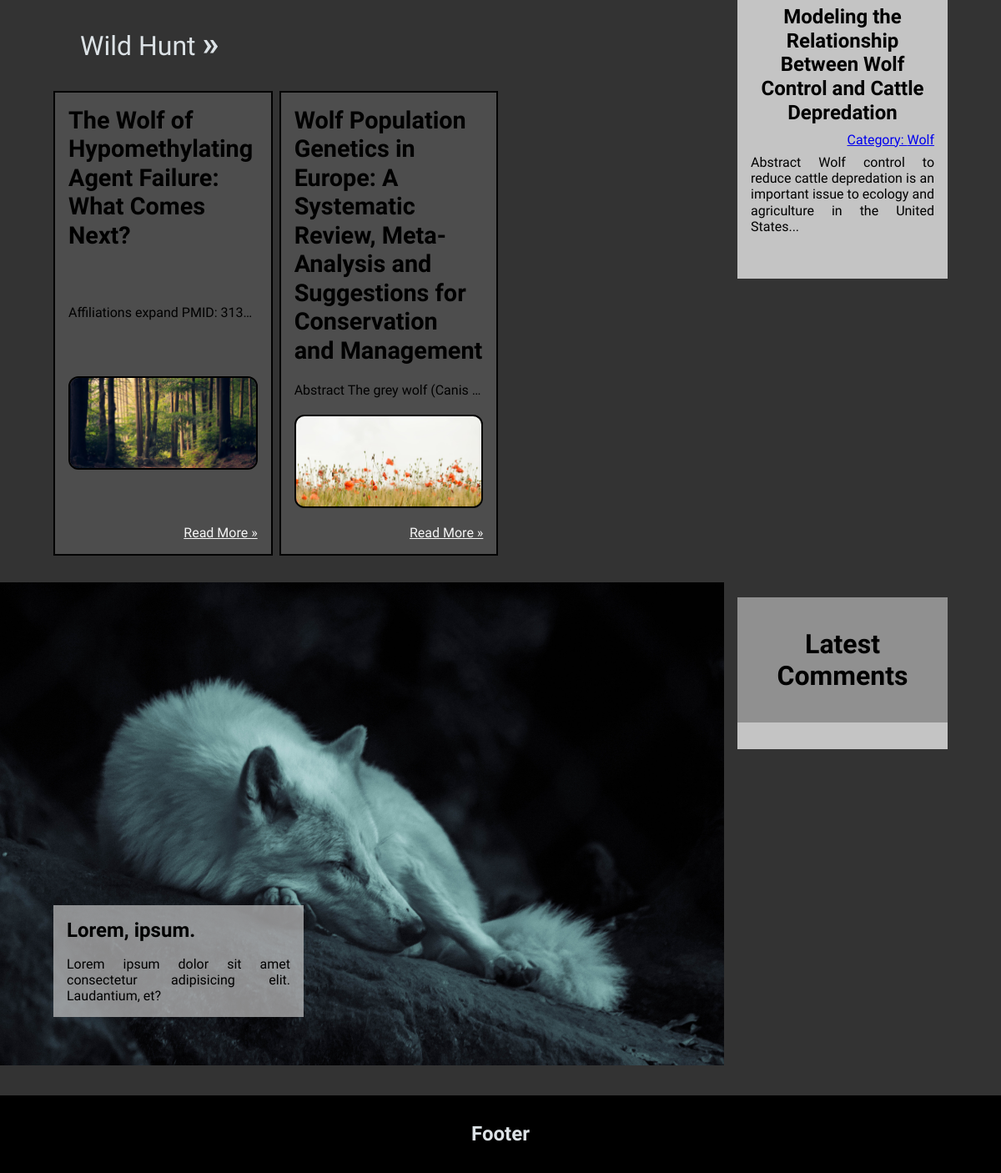
The app's page / (lower part), older data.
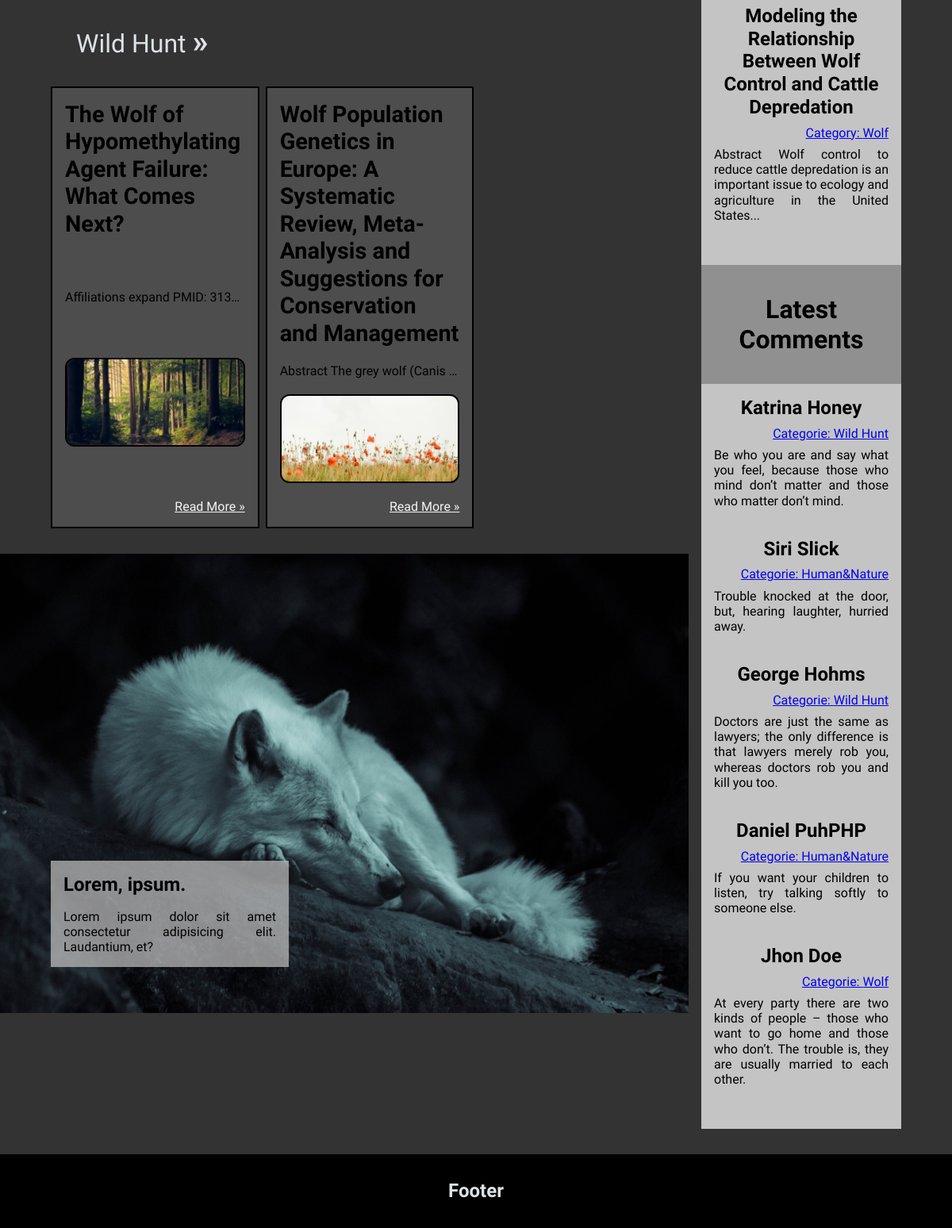
The same page, newer data.
### tables this page shows
CREATE TABLE `categories` (
  `id` int(11) NOT NULL,
  `name` varchar(350) NOT NULL
);

CREATE TABLE `articles` (
  `id` int(11) NOT NULL,
  `title` text DEFAULT NULL,
  `text` text DEFAULT NULL,
  `pubdate` timestamp NOT NULL DEFAULT current_timestamp(),
  `categorieID` int(11) NOT NULL,
  `views` int(11) NOT NULL DEFAULT 0,
  `img` text NOT NULL
);

CREATE TABLE `comments` (
  `id` int(11) NOT NULL,
  `articleID` int(11) NOT NULL,
  `author` varchar(100) DEFAULT NULL,
  `nickname` varchar(100) DEFAULT NULL,
  `comment` text DEFAULT NULL,
  `email` varchar(150) DEFAULT NULL,
  `pubdate` timestamp NOT NULL DEFAULT current_timestamp()
);

### includes/tagBox.php (called while the page is built, shortened)
<?php
$categories = mysqli_query($connection, "SELECT * FROM `categories`")
?>

### includes/tagCloud.php (called while the page is built, shortened)
<?php
$cater = mysqli_query($connection, "SELECT * FROM `categories`");
?>

### index.php (the view, shortened to what this page needs)
<?php
require "includes/config.php";
?>
<!DOCTYPE html>
<html lang="en">
<head>
  <link rel="stylesheet" href="css/main.min.css" />
</head>
<body>
  <?php include 'includes/tagBox.php' ?>
  <section class="main-content-wrapper">
    <main id="section1" class="main-content">
      <div class="main-left show-on-scroll">
        <div class="title">
          <a class="tagArt" href="pages/articles.php?categorie=3">
            <?php
            $cat = mysqli_query($connection, "SELECT * FROM `categories` WHERE `id`=3");
            $humanCat = mysqli_fetch_assoc($cat);
            echo $humanCat['name'];
            ?>
            <span> &#187;</span>
          </a>
        </div>
        <div class="articles-block">
          <?php
          $articles = mysqli_query($connection, "SELECT * FROM `articles` WHERE `categorieID`=3 ORDER BY `id` DESC LIMIT 3");
          while ($art = mysqli_fetch_assoc($articles)) {
          ?>
            <div class="article">
              <h2 class="idx-art-h2"><?php echo $art['title']; ?></h2>
              <p class="idx-art-para">
                <?php echo $art['text']; ?>
              </p>
              <img class="idx-art-img" src="media/articles/<?php echo $art['img']; ?>min.jpg" alt="" />
              <span><a href="pages/article.php?id=<?php echo $art['id']; ?>">Read More &#187;</a></span>
            </div>
          <?php } ?>
        </div>
        <div class="interesting-fact-wrapper">
          <img class="interesting-fact-img" src="media/gregoire-bertaud-wK_DZlAJJ_Q-unsplash.jpg" alt="" />
          <div class="interesting-fact-text">
            <h4>Lorem, ipsum.</h4>
            <p class="text">
              Lorem ipsum dolor sit amet consectetur adipisicing elit.
              Laudantium, et?
            </p>
          </div>
        </div>
      </div>
      <div class="main-right">
        <?php include 'includes/tagCloud.php'; ?>
        <div class="top-articles">
          <div class="articles-section">
            <?php
            $toparticles = mysqli_query($connection, "SELECT * FROM `articles` LIMIT 0, 5
            ");
            ?>
            <?php
            while ($topArt = mysqli_fetch_array($toparticles)) { ?>
              <div class="top-articles-article">
                <div class="name">
                  <h2><?php echo $topArt['title'] ?></h2>
                </div>
                <?php
                $art_cat = false;
                foreach ($categories as $cat) {
                  if ($cat['id'] == $topArt['categorieID']) {
                    $art_cat = $cat;
                    break;
                  }
                }
                ?>
                <div class="category"><a href="pages/article.php">Category: <?php echo $art_cat['name']; ?> </a></div>
                <div class="desc">
                  <?php
                  $content = $topArt['text'];
                  $dot = ".";
                  $position = stripos($content, $dot);
                  if ($position) {
                    $firstTwo = substr($content, 0, $position);
                    echo $firstTwo . "...";
                  } else {
                  }
                  ?>
                </div>
              </div>
            <?php
            };
            ?>
          </div>
        </div>
        <div class="top-articles">
          <div class="top-articles-header">
            <h2>Latest Comments</h2>
          </div>
          <div class="articles-section">
            <?php
            $comments = mysqli_query($connection, "SELECT * FROM `comments` ORDER BY `id` DESC LIMIT 5");
            while ($com = mysqli_fetch_assoc($comments)) {
            ?>
              <div class="top-articles-article">
                <div class="name">
                  <h2><?php echo $com['author'] . ' ' . $com['nickname']; ?></h2>
                </div>
                <?php
                $newArt = mysqli_query($connection, "SELECT * FROM `articles`");
                while ($Art = mysqli_fetch_assoc($newArt)) {
                  if ($com['articleID'] == $Art['id']) {
                    $comCatID = $Art['categorieID'];
                    break;
                  };
                };
                $commentCategorie = mysqli_query($connection, "SELECT * FROM `categories`");
                while ($comCat = mysqli_fetch_assoc($commentCategorie)) {
                  if ($comCatID == $comCat['id']) {
                    $rightCat = $comCat;
                    break;
                  }
                }
                ?>
                <div class="category"><a href="#">Categorie: <?php echo $rightCat['name']; ?></a></div>
                <div class="desc">
                  <?php echo $com['comment']; ?>
                </div>
              </div>
            <?php } ?>
          </div>
        </div>
      </div>
    </main>
  </section>
  <footer>
    <h2>Footer</h2>
  </footer>
</body>
</html>

Row changes from the older to the newer data that the page shows:
added comments: author "Katrina", nickname "Honey", categories.name "Wild Hunt", comment "Be who you are and say what you feel, because those who mind don’t matter and those who matter don’t mind."
added comments: author "Siri", nickname "Slick", categories.name "Human&Nature", comment "Trouble knocked at the door, but, hearing laughter, hurried away."
added comments: author "George", nickname "Hohms", categories.name "Wild Hunt", comment "Doctors are just the same as lawyers; the only difference is that lawyers merely rob you, whereas doctors rob you and kill you too."
added comments: author "Daniel", nickname "PuhPHP", categories.name "Human&Nature", comment "If you want your children to listen, try talking softly to someone else."
added comments: author "Jhon", nickname "Doe", categories.name "Wolf", comment "At every party there are two kinds of people – those who want to go home and those who don’t. The trouble is, they are usually married to each other."
